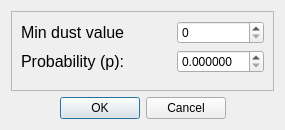
<?xml version="1.0" encoding="UTF-8"?>
<ui version="4.0">
 <class>DustDialog</class>
 <widget class="QDialog" name="DustDialog">
  <property name="windowModality">
   <enum>Qt::ApplicationModal</enum>
  </property>
  <property name="geometry">
   <rect>
    <x>0</x>
    <y>0</y>
    <width>285</width>
    <height>130</height>
   </rect>
  </property>
  <property name="sizePolicy">
   <sizepolicy hsizetype="Fixed" vsizetype="Fixed">
    <horstretch>0</horstretch>
    <verstretch>0</verstretch>
   </sizepolicy>
  </property>
  <property name="windowTitle">
   <string>Dust parameters</string>
  </property>
  <layout class="QVBoxLayout" name="verticalLayout">
   <item>
    <widget class="QFrame" name="frame">
     <property name="frameShape">
      <enum>QFrame::StyledPanel</enum>
     </property>
     <property name="frameShadow">
      <enum>QFrame::Raised</enum>
     </property>
     <layout class="QFormLayout" name="formLayout">
      <item row="0" column="0">
       <widget class="QLabel" name="label">
        <property name="minimumSize">
         <size>
          <width>150</width>
          <height>0</height>
         </size>
        </property>
        <property name="font">
         <font>
          <pointsize>12</pointsize>
         </font>
        </property>
        <property name="text">
         <string>Min dust value</string>
        </property>
       </widget>
      </item>
      <item row="1" column="0">
       <widget class="QLabel" name="label_2">
        <property name="font">
         <font>
          <pointsize>12</pointsize>
         </font>
        </property>
        <property name="text">
         <string>Probability (p):</string>
        </property>
       </widget>
      </item>
      <item row="0" column="1">
       <widget class="QSpinBox" name="spinBoxDispersion">
        <property name="maximum">
         <number>255</number>
        </property>
        <property name="value">
         <number>0</number>
        </property>
       </widget>
      </item>
      <item row="1" column="1">
       <widget class="QDoubleSpinBox" name="doubleSpinBoxProbaility">
        <property name="decimals">
         <number>6</number>
        </property>
        <property name="maximum">
         <double>1.000000000000000</double>
        </property>
        <property name="singleStep">
         <double>0.000001000000000</double>
        </property>
       </widget>
      </item>
     </layout>
    </widget>
   </item>
   <item>
    <widget class="QDialogButtonBox" name="buttonBox">
     <property name="orientation">
      <enum>Qt::Horizontal</enum>
     </property>
     <property name="standardButtons">
      <set>QDialogButtonBox::Cancel|QDialogButtonBox::Ok</set>
     </property>
     <property name="centerButtons">
      <bool>true</bool>
     </property>
    </widget>
   </item>
  </layout>
 </widget>
 <resources/>
 <connections>
  <connection>
   <sender>buttonBox</sender>
   <signal>accepted()</signal>
   <receiver>DustDialog</receiver>
   <slot>accept()</slot>
   <hints>
    <hint type="sourcelabel">
     <x>248</x>
     <y>254</y>
    </hint>
    <hint type="destinationlabel">
     <x>157</x>
     <y>274</y>
    </hint>
   </hints>
  </connection>
  <connection>
   <sender>buttonBox</sender>
   <signal>rejected()</signal>
   <receiver>DustDialog</receiver>
   <slot>reject()</slot>
   <hints>
    <hint type="sourcelabel">
     <x>316</x>
     <y>260</y>
    </hint>
    <hint type="destinationlabel">
     <x>286</x>
     <y>274</y>
    </hint>
   </hints>
  </connection>
 </connections>
</ui>
